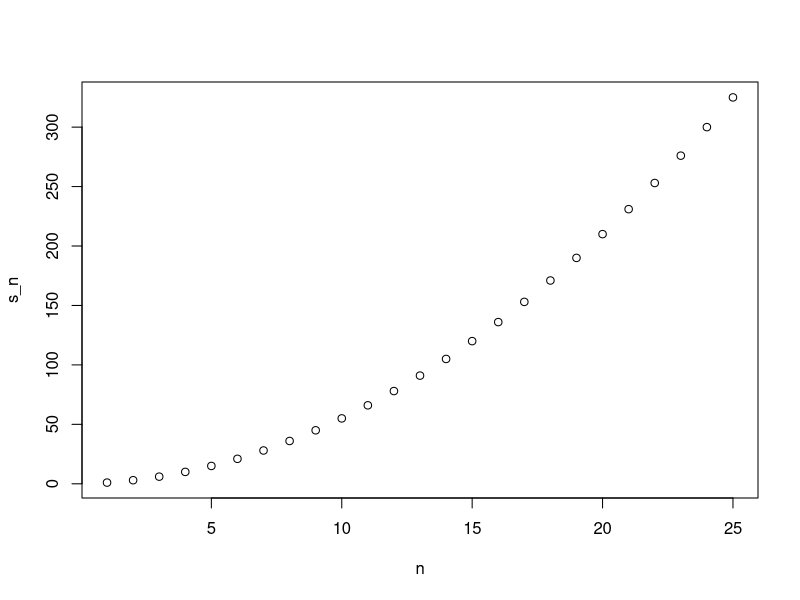
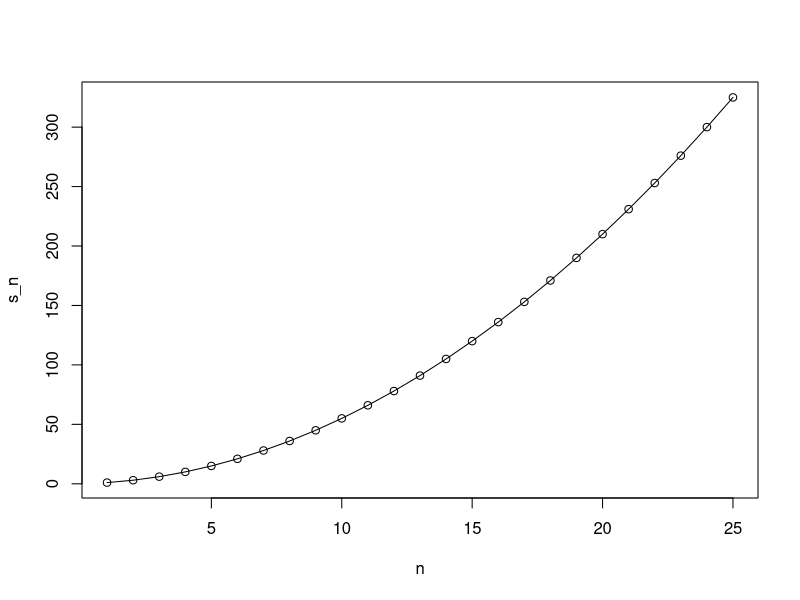
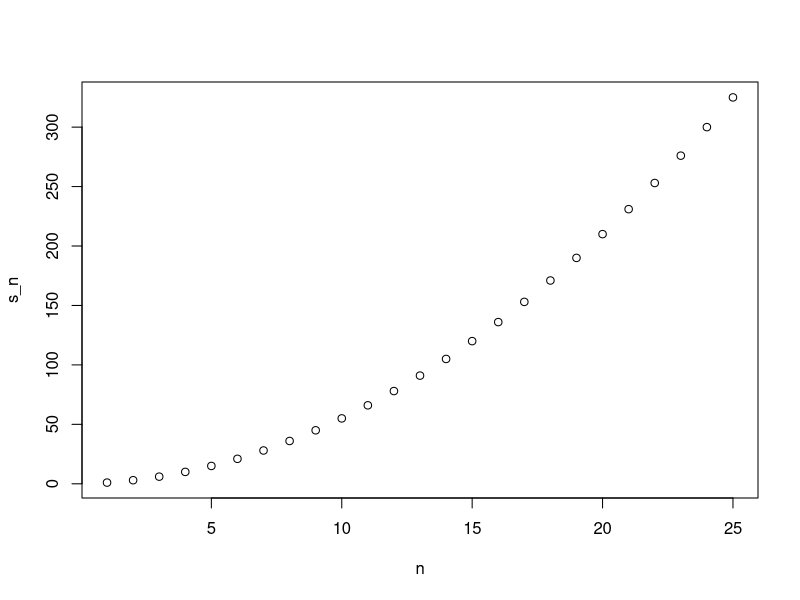
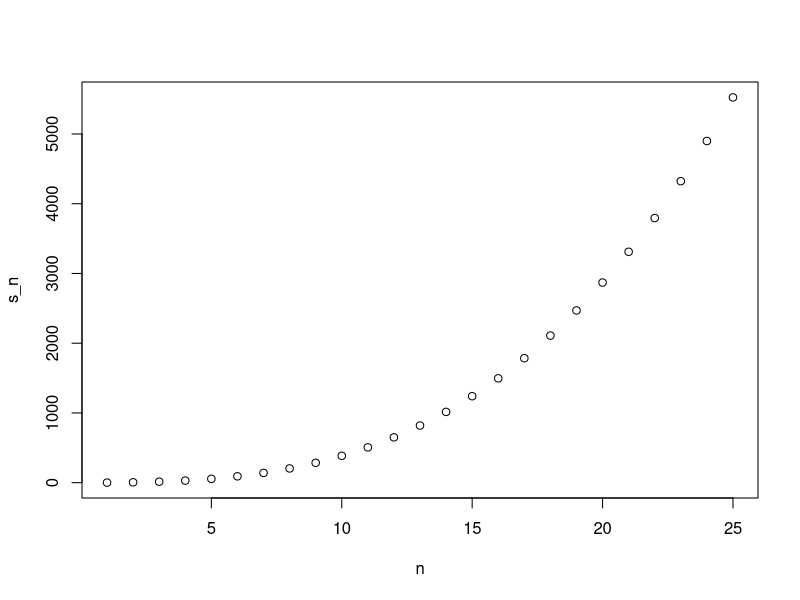
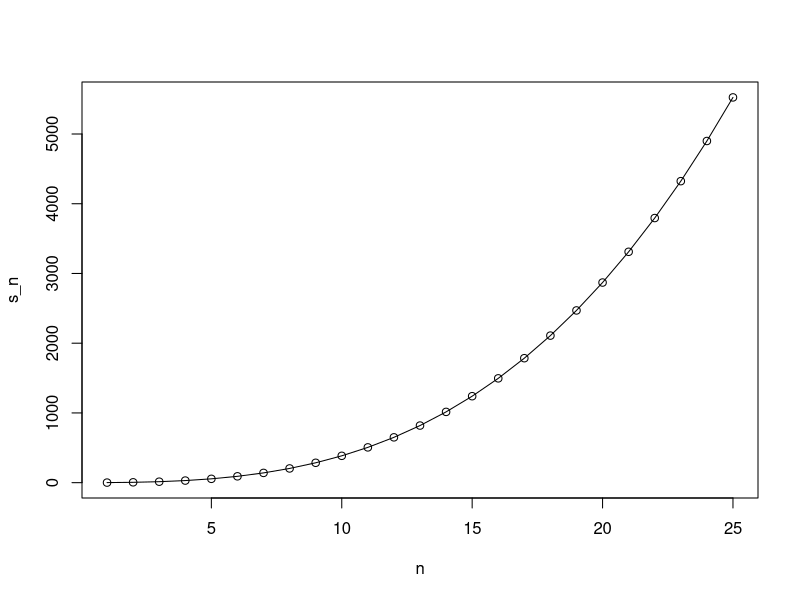

Write the R code that produced these figures, in order.
## ---- chunk 1
compute_s_n <- function(n) {
  x <- 1:n
  sum(x)
}
  
## ---- chunk 2
for(i in 1:5){
  print(i)
}
## ---- chunk 3
m <- 25
s_n <- vector(length = m) # create an empty vector
for(n in 1:m){
  s_n[n] <- compute_s_n(n)
}
## ---- chunk 4
n<- 1:m
plot(n, s_n)
## ---- chunk 5
head(data.frame(s_n = s_n, formula = n*(n+1)/2))
## ---- chunk 6
plot(n, s_n)
lines(n, n*(n+1)/2)
## ---- chunk 7
x<- 1:10
sqrt(x)
y <- 1:10
x*y
## ---- chunk 8
n <- 1:25
compute_s_n(n)
## ---- chunk 9
x <- 1:10
sapply(x, sqrt)
## ---- chunk 10
n <- 1:25
s_n <- sapply(n, compute_s_n)
plot(n, s_n)
## ---- chunk 11
x <- c(1,2,-3,4)

if(all(x>0)){
  print("All Postives")
} else{
  print("Not all positives")
}
## ---- chunk 12
library(dslabs)
data(murders)
new_names <- ifelse(nchar(murders$state)>8, murders$abb, murders$state)
new_names
## ---- chunk 13
sum_n <- function(n) {
  x <- 1:n
  sum(x) 
}

## ---- chunk 14
sum_n(5000)
## ---- chunk 15
altman_plot <- function(x, y) {
plot(x+y, abs(x-y))  
}
## ---- chunk 16
x <- 3
my_func <- function(y){
  x <- 5
  y+5
}
## ---- chunk 17
compute_s_n <- function(n){
  x<- 1:n
  sum(x^2)
}
## ---- chunk 18
compute_s_n(10)
## ---- chunk 19
s_n <- vector("numeric", 25)
for(i in 1:25){
  s_n[i] <- compute_s_n(i)
}
s_n
## ---- chunk 20
x<- 1:25
sapply(x, compute_s_n)
## ---- chunk 21
?map_dbl
library(purrr)
map_dbl(n,compute_s_n)
## ---- chunk 22
plot(n, s_n)
## ---- chunk 23
plot(n, s_n)
lines(n, n*(n+1)*(2*n+1)/6)
